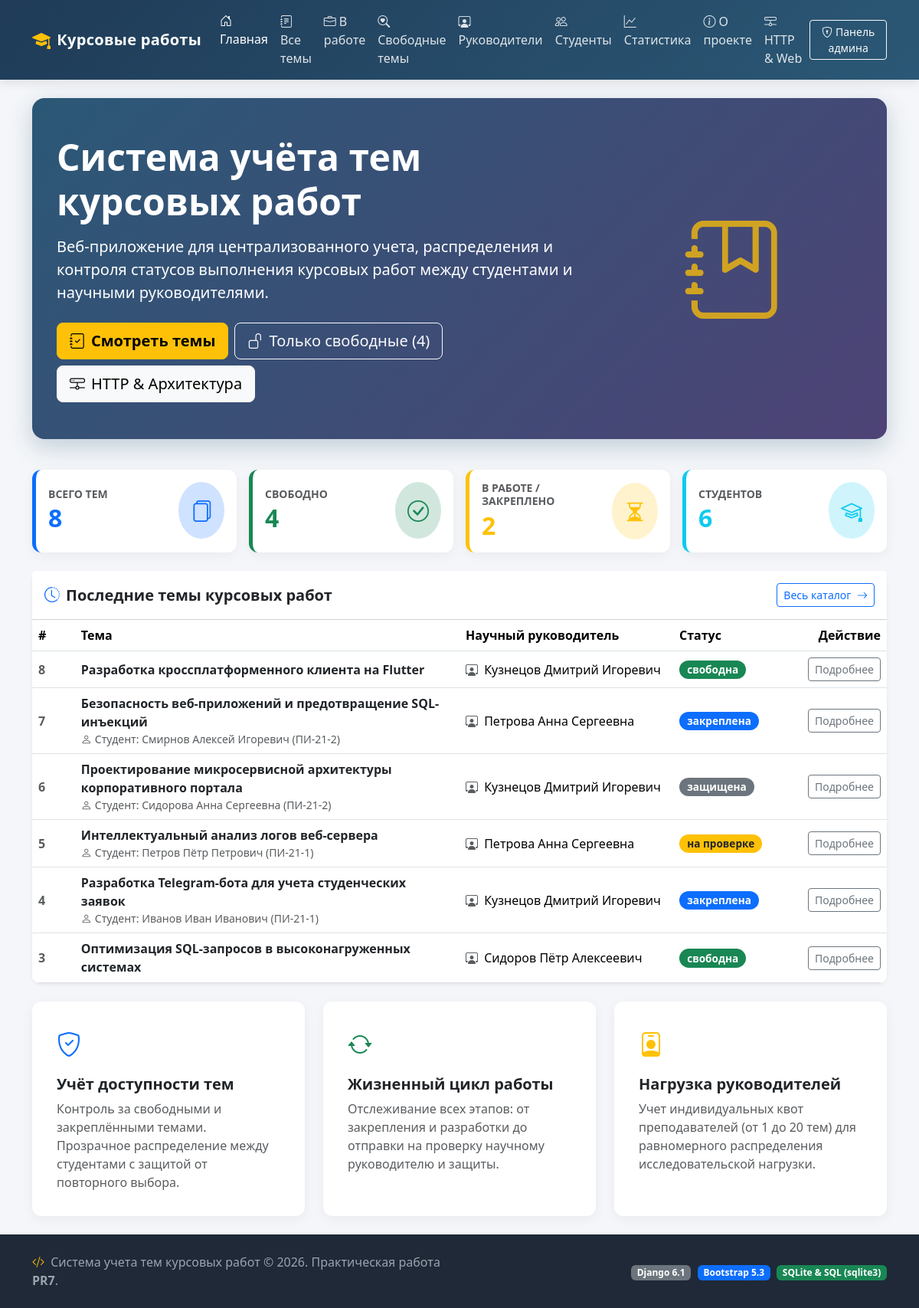
The page / on the database its author committed.
### core/views.py (the view)
# urls.py: path("", views.home, name="home"),
def home(request: HttpRequest) -> HttpResponse:
    conn = get_connection(DB_PATH)
    conn.row_factory = sqlite3.Row
    summary = conn.execute("""
        SELECT
            COUNT(*) AS total_topics,
            SUM(CASE WHEN status = 'свободна' THEN 1 ELSE 0 END) AS free_topics,
            SUM(CASE WHEN status = 'закреплена' THEN 1 ELSE 0 END) AS assigned_topics,
            SUM(CASE WHEN status = 'на проверке' THEN 1 ELSE 0 END) AS in_review_topics,
            SUM(CASE WHEN status = 'защищена' THEN 1 ELSE 0 END) AS defended_topics
        FROM topics;
    """).fetchone()
    total_students = conn.execute("SELECT COUNT(*) FROM students").fetchone()[0]
    total_supervisors = conn.execute("SELECT COUNT(*) FROM supervisors").fetchone()[0]
    recent_rows = conn.execute("""
        SELECT
            t.id,
            t.title,
            t.description,
            t.status,
            t.deadline,
            sv.id AS supervisor_id,
            sv.full_name AS supervisor_name,
            sv.degree AS supervisor_degree,
            sv.position AS supervisor_position,
            sv.email AS supervisor_email,
            s.id AS student_id,
            s.full_name AS student_name,
            s.group_name AS student_group,
            s.email AS student_email
        FROM topics t
        JOIN supervisors sv ON t.supervisor_id = sv.id
        LEFT JOIN students s ON t.student_id = s.id
        ORDER BY t.id DESC
        LIMIT 6;
    """).fetchall()
    conn.close()
    recent_topics = [TopicItem(r) for r in recent_rows]
    context = {
        "title": "Главная — Система учёта курсовых работ",
        "total_topics": summary["total_topics"] or 0,
        "free_topics": summary["free_topics"] or 0,
        "assigned_topics": summary["assigned_topics"] or 0,
        "in_review_topics": summary["in_review_topics"] or 0,
        "defended_topics": summary["defended_topics"] or 0,
        "total_students": total_students,
        "total_supervisors": total_supervisors,
        "recent_topics": recent_topics,
    }
    return render(request, "core/home.html", context)

### templates/core/home.html (shortened to what this page needs)
{% extends "base.html" %}
{% block content %}
<div class="hero-section">
    <div class="row align-items-center">
        <div class="col-lg-8">
            <h1 class="display-5 fw-bold mb-3">Система учёта тем курсовых работ</h1>
            <p class="lead mb-4">
                Веб-приложение для централизованного учета, распределения и контроля статусов выполнения
                курсовых работ между студентами и научными руководителями.
            </p>
            <div class="d-flex flex-wrap gap-2">
                <a href="{% url 'coursework:topic_list' %}" class="btn btn-warning btn-lg fw-semibold">
                    <i class="bi bi-journal-check me-2"></i>Смотреть темы
                </a>
                <a href="{% url 'coursework:topic_list' %}?status=свободна" class="btn btn-outline-light btn-lg">
                    <i class="bi bi-unlock me-2"></i>Только свободные ({{ free_topics }})
                </a>
                <a href="{% url 'core:http_info' %}" class="btn btn-light btn-lg">
                    <i class="bi bi-hdd-network me-2"></i>HTTP & Архитектура
                </a>
            </div>
        </div>
        <div class="col-lg-4 d-none d-lg-block text-center">
            <i class="bi bi-journal-bookmark text-warning opacity-75" style="font-size: 8rem;"></i>
        </div>
    </div>
</div>
<div class="row g-3 mb-4">
    <div class="col-md-3 col-sm-6">
        <div class="card stat-card stat-primary h-100 p-3">
            <div class="d-flex justify-content-between align-items-center">
                <div>
                    <h6 class="text-muted text-uppercase mb-1 small fw-bold">Всего тем</h6>
                    <h2 class="fw-bold mb-0 text-primary">{{ total_topics }}</h2>
                </div>
                <div class="bg-primary-subtle text-primary p-3 rounded-circle">
                    <i class="bi bi-files fs-3"></i>
                </div>
            </div>
        </div>
    </div>
    <div class="col-md-3 col-sm-6">
        <div class="card stat-card stat-success h-100 p-3">
            <div class="d-flex justify-content-between align-items-center">
                <div>
                    <h6 class="text-muted text-uppercase mb-1 small fw-bold">Свободно</h6>
                    <h2 class="fw-bold mb-0 text-success">{{ free_topics }}</h2>
                </div>
                <div class="bg-success-subtle text-success p-3 rounded-circle">
                    <i class="bi bi-check-circle fs-3"></i>
                </div>
            </div>
        </div>
    </div>
    <div class="col-md-3 col-sm-6">
        <div class="card stat-card stat-warning h-100 p-3">
            <div class="d-flex justify-content-between align-items-center">
                <div>
                    <h6 class="text-muted text-uppercase mb-1 small fw-bold">В работе / Закреплено</h6>
                    <h2 class="fw-bold mb-0 text-warning">{{ assigned_topics }}</h2>
                </div>
                <div class="bg-warning-subtle text-warning p-3 rounded-circle">
                    <i class="bi bi-hourglass-split fs-3"></i>
                </div>
            </div>
        </div>
    </div>
    <div class="col-md-3 col-sm-6">
        <div class="card stat-card stat-info h-100 p-3">
            <div class="d-flex justify-content-between align-items-center">
                <div>
                    <h6 class="text-muted text-uppercase mb-1 small fw-bold">Студентов</h6>
                    <h2 class="fw-bold mb-0 text-info">{{ total_students }}</h2>
                </div>
                <div class="bg-info-subtle text-info p-3 rounded-circle">
                    <i class="bi bi-mortarboard fs-3"></i>
                </div>
            </div>
        </div>
    </div>
</div>
<div class="card shadow-sm mb-4">
    <div class="card-header bg-white py-3 d-flex justify-content-between align-items-center">
        <h5 class="mb-0 fw-bold">
            <i class="bi bi-clock-history me-2 text-primary"></i>Последние темы курсовых работ
        </h5>
        <a href="{% url 'coursework:topic_list' %}" class="btn btn-sm btn-outline-primary">
            Весь каталог <i class="bi bi-arrow-right ms-1"></i>
        </a>
    </div>
    <div class="card-body p-0">
        <div class="table-responsive">
            <table class="table table-hover align-middle mb-0 table-custom">
                <thead>
                    <tr>
                        <th style="width: 5%;">#</th>
                        <th style="width: 45%;">Тема</th>
                        <th style="width: 25%;">Научный руководитель</th>
                        <th style="width: 15%;">Статус</th>
                        <th style="width: 10%;" class="text-end">Действие</th>
                    </tr>
                </thead>
                <tbody>
                    {% for topic in recent_topics %}
                    <tr>
                        <td class="fw-bold text-muted">{{ topic.id }}</td>
                        <td>
                            <a href="{% url 'coursework:topic_detail' topic.id %}" class="fw-semibold text-decoration-none text-dark">
                                {{ topic.title }}
                            </a>
                            {% if topic.student %}
                                <div class="small text-muted">
                                    <i class="bi bi-person me-1"></i>Студент: {{ topic.student.full_name }} ({{ topic.student.group_name }})
                                </div>
                            {% endif %}
                        </td>
                        <td>
                            <i class="bi bi-person-workspace text-muted me-1"></i>
                            {{ topic.supervisor.full_name }}
                        </td>
                        <td>
                            <span class="badge bg-{{ topic.status_badge_class }} badge-status">
                                {{ topic.get_status_display }}
                            </span>
                        </td>
                        <td class="text-end">
                            <a href="{% url 'coursework:topic_detail' topic.id %}" class="btn btn-sm btn-outline-secondary">
                                Подробнее
                            </a>
                        </td>
                    </tr>
                    {% empty %}
                    <tr>
                        <td colspan="5" class="text-center py-4 text-muted">
                            Темы пока не добавлены. Запустите <code>python manage.py seed_data</code> для наполнения базы.
                        </td>
                    </tr>
                    {% endfor %}
                </tbody>
            </table>
        </div>
    </div>
</div>
<div class="row g-4">
    <div class="col-md-4">
        <div class="card h-100 p-3">
            <div class="card-body">
                <div class="text-primary mb-3"><i class="bi bi-shield-check fs-2"></i></div>
                <h5 class="card-title fw-bold">Учёт доступности тем</h5>
                <p class="card-text text-muted">
                    Контроль за свободными и закреплёнными темами. Прозрачное распределение между студентами с защитой от повторного выбора.
                </p>
            </div>
        </div>
    </div>
    <div class="col-md-4">
        <div class="card h-100 p-3">
            <div class="card-body">
                <div class="text-success mb-3"><i class="bi bi-arrow-repeat fs-2"></i></div>
                <h5 class="card-title fw-bold">Жизненный цикл работы</h5>
                <p class="card-text text-muted">
                    Отслеживание всех этапов: от закрепления и разработки до отправки на проверку научному руководителю и защиты.
                </p>
            </div>
        </div>
    </div>
    <div class="col-md-4">
        <div class="card h-100 p-3">
            <div class="card-body">
                <div class="text-warning mb-3"><i class="bi bi-person-badge fs-2"></i></div>
                <h5 class="card-title fw-bold">Нагрузка руководителей</h5>
                <p class="card-text text-muted">
                    Учет индивидуальных квот преподавателей (от 1 до 20 тем) для равномерного распределения исследовательской нагрузки.
                </p>
            </div>
        </div>
    </div>
</div>
{% endblock %}

### templates/base.html (shortened to what this page needs)
{% load static %}
<!DOCTYPE html>
<html lang="ru">
<head>
    <link href="https://cdn.jsdelivr.net/npm/bootstrap@5.3.3/dist/css/bootstrap.min.css" rel="stylesheet">
    <link rel="stylesheet" href="https://cdn.jsdelivr.net/npm/bootstrap-icons@1.11.3/font/bootstrap-icons.min.css">
    <link rel="stylesheet" href="{% static 'css/style.css' %}">
</head>
<body>
    <nav class="navbar navbar-expand-lg navbar-dark navbar-custom sticky-top">
        <div class="container">
            <a class="navbar-brand d-flex align-items-center gap-2" href="{% url 'core:home' %}">
                <i class="bi bi-mortarboard-fill fs-4 text-warning"></i>
                <span>Курсовые работы</span>
            </a>
            <div class="collapse navbar-collapse" id="navbarContent">
                <ul class="navbar-nav me-auto mb-2 mb-lg-0">
                    <li class="nav-item">
                        <a class="nav-link {% if request.resolver_match.url_name == 'home' %}active{% endif %}" href="{% url 'core:home' %}">
                            <i class="bi bi-house-door me-1"></i>Главная
                        </a>
                    </li>
                    <li class="nav-item">
                        <a class="nav-link {% if request.resolver_match.url_name == 'topic_list' %}active{% endif %}" href="{% url 'coursework:topic_list' %}">
                            <i class="bi bi-journal-text me-1"></i>Все темы
                        </a>
                    </li>
                    <li class="nav-item">
                        <a class="nav-link {% if request.resolver_match.url_name == 'active_topics' %}active{% endif %}" href="{% url 'coursework:active_topics' %}">
                            <i class="bi bi-briefcase me-1"></i>В работе
                        </a>
                    </li>
                    <li class="nav-item">
                        <a class="nav-link {% if request.resolver_match.url_name == 'available' or request.resolver_match.url_name == 'available_topics' %}active{% endif %}" href="{% url 'coursework:available' %}">
                            <i class="bi bi-search-heart me-1"></i>Свободные темы
                        </a>
                    </li>
                    <li class="nav-item">
                        <a class="nav-link {% if request.resolver_match.url_name == 'supervisor_list' %}active{% endif %}" href="{% url 'coursework:supervisor_list' %}">
                            <i class="bi bi-person-workspace me-1"></i>Руководители
                        </a>
                    </li>
                    <li class="nav-item">
                        <a class="nav-link {% if request.resolver_match.url_name == 'student_list' %}active{% endif %}" href="{% url 'coursework:student_list' %}">
                            <i class="bi bi-people me-1"></i>Студенты
                        </a>
                    </li>
                    <li class="nav-item">
                        <a class="nav-link {% if request.resolver_match.url_name == 'statistics' %}active{% endif %}" href="{% url 'coursework:statistics' %}">
                            <i class="bi bi-graph-up me-1"></i>Статистика
                        </a>
                    </li>
                    <li class="nav-item">
                        <a class="nav-link {% if request.resolver_match.url_name == 'about' %}active{% endif %}" href="{% url 'core:about' %}">
                            <i class="bi bi-info-circle me-1"></i>О проекте
                        </a>
                    </li>
                    <li class="nav-item">
                        <a class="nav-link {% if request.resolver_match.url_name == 'http_info' %}active{% endif %}" href="{% url 'core:http_info' %}">
                            <i class="bi bi-hdd-network me-1"></i>HTTP & Web
                        </a>
                    </li>
                </ul>
                <div class="d-flex align-items-center gap-2">
                    <a href="/admin/" class="btn btn-outline-light btn-sm" target="_blank" rel="noopener">
                        <i class="bi bi-shield-lock me-1"></i>Панель админа
                    </a>
                </div>
            </div>
        </div>
    </nav>
    <main class="py-4">
        <div class="container">
            {% block content %}{% endblock %}
        </div>
    </main>
    <footer>
        <div class="container text-center">
            <div class="row align-items-center">
                <div class="col-md-6 text-md-start mb-2 mb-md-0">
                    <p class="mb-0">
                        <i class="bi bi-code-slash text-warning me-1"></i>
                        Система учета тем курсовых работ &copy; 2026. Практическая работа <strong>PR7</strong>.
                    </p>
                </div>
                <div class="col-md-6 text-md-end">
                    <span class="badge bg-secondary me-1">Django 6.1</span>
                    <span class="badge bg-primary me-1">Bootstrap 5.3</span>
                    <span class="badge bg-success">SQLite & SQL (sqlite3)</span>
                </div>
            </div>
        </div>
    </footer>
</body>
</html>

### rows shown on the page
topics: id "8", title "Разработка кроссплатформенного клиента на Flutter", supervisor.full_name "Кузнецов Дмитрий Игоревич", status "свободна"
topics: id "7", title "Безопасность веб-приложений и предотвращение SQL-инъекций", student.full_name "Смирнов Алексей Игоревич", student.group_name "ПИ-21-2", supervisor.full_name "Петрова Анна Сергеевна", status "закреплена"
topics: id "6", title "Проектирование микросервисной архитектуры корпоративного портала", student.full_name "Сидорова Анна Сергеевна", student.group_name "ПИ-21-2", supervisor.full_name "Кузнецов Дмитрий Игоревич", status "защищена"
topics: id "5", title "Интеллектуальный анализ логов веб-сервера", student.full_name "Петров Пётр Петрович", student.group_name "ПИ-21-1", supervisor.full_name "Петрова Анна Сергеевна", status "на проверке"
topics: id "4", title "Разработка Telegram-бота для учета студенческих заявок", student.full_name "Иванов Иван Иванович", student.group_name "ПИ-21-1", supervisor.full_name "Кузнецов Дмитрий Игоревич", status "закреплена"
topics: id "3", title "Оптимизация SQL-запросов в высоконагруженных системах", supervisor.full_name "Сидоров Пётр Алексеевич", status "свободна"

### other values the page prints
{{ free_topics }} "4"
{{ total_topics }} "8"
{{ assigned_topics }} "2"
{{ total_students }} "6"
